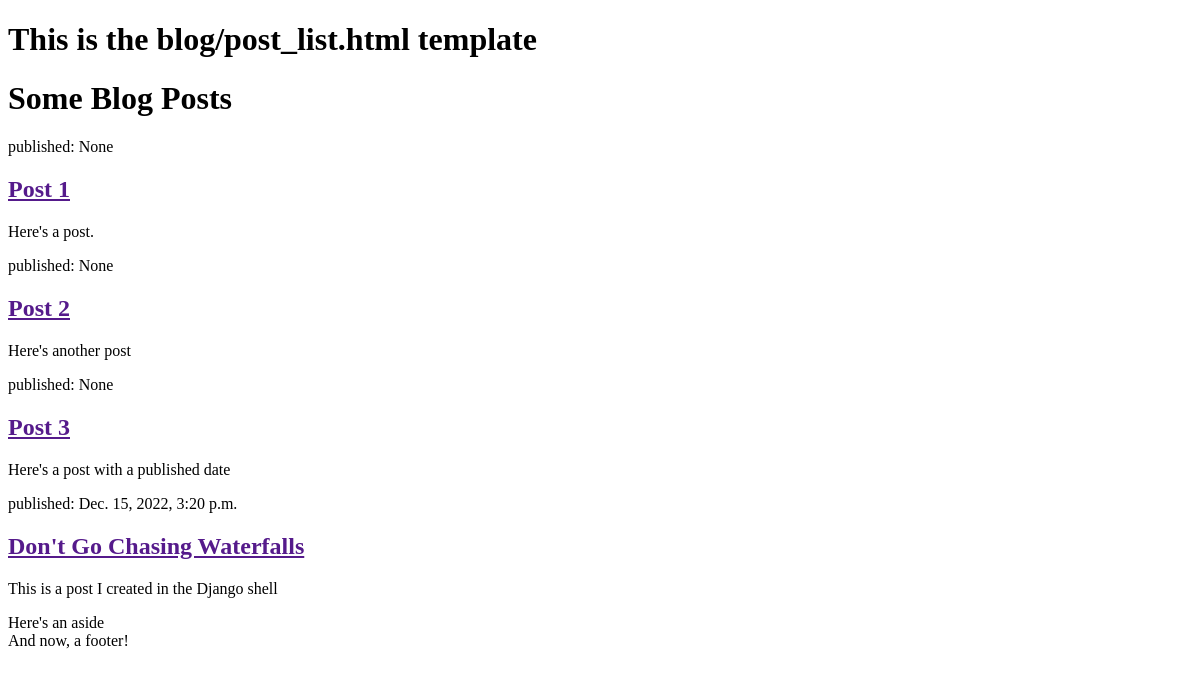
Before: / with the older database file.
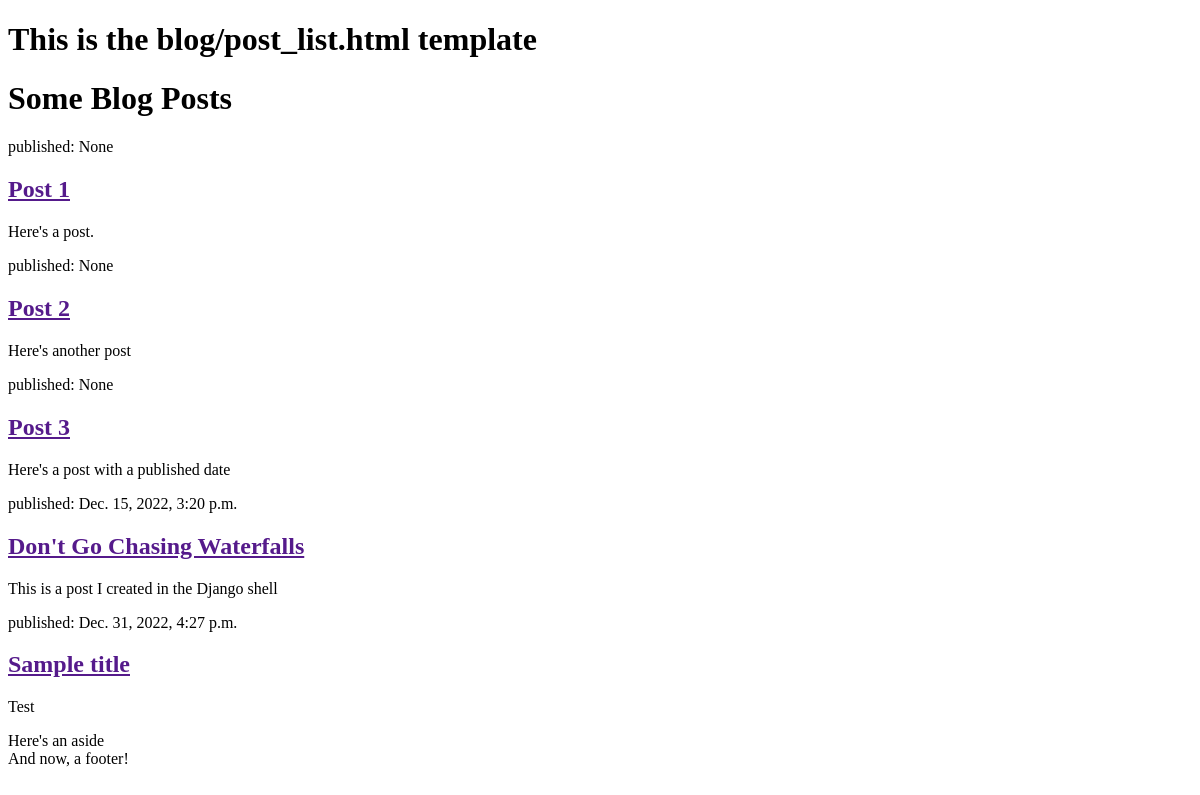
After: the same page with the newer database file.
### blog/models.py (models this page shows, shortened)
class Post(models.Model):
  author = models.ForeignKey(settings.AUTH_USER_MODEL, on_delete=models.CASCADE)
  title = models.CharField(max_length=200)
  text = models.TextField()
  created_date = models.DateTimeField(default=timezone.now)
  published_date = models.DateTimeField(blank=True, null=True)

### blog/views.py (the view)
# urls.py: path('', views.post_list, name='post_list'),
def post_list(request):
  posts = Post.objects.all()
  return render(request, 'blog/post_list.html', {'posts': posts})

### blog/templates/blog/post_list.html (shortened to what this page needs)
<!DOCTYPE html>
<html lang="en">
  <head>
  </head>
  <body>
    <h1>This is the blog/post_list.html template</h1>
    <h1>Some Blog Posts</h1>
    {% for post in posts %}
    <article>
      <time>published: {{post.published_date}}</time>
      <h2><a href="">{{ post.title }}</a></h2>
      <p>{{ post.text }}</p>
    </article>
    {% endfor %}
    <aside>Here's an aside</aside>
    <footer>And now, a footer!</footer>
  </body>
</html>

Changed rows visible on the page:
added Post: published_date "Dec. 31, 2022, 4:27 p.m.", title "Sample title", text "Test"
